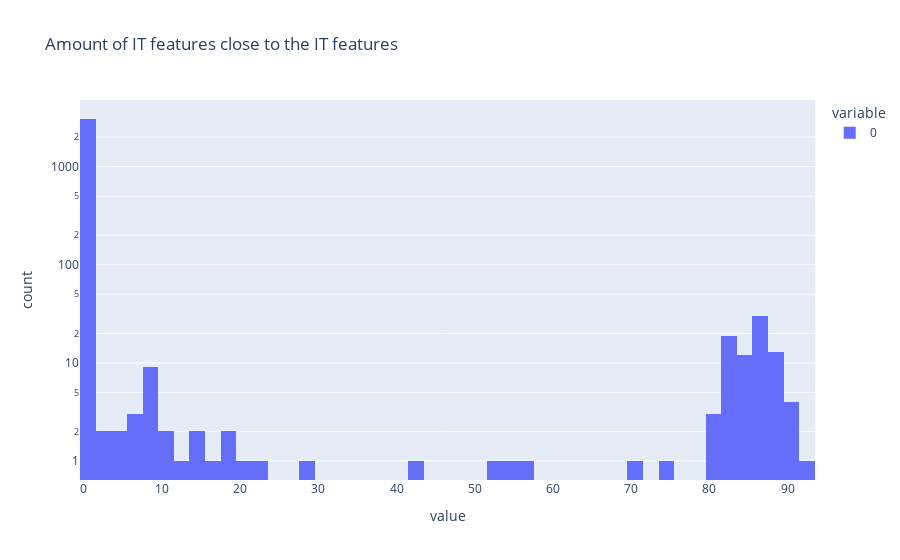

Notebook code for this chart:
### Markdown cell above
## IT-IT

### Code cell
treshold = 0.9
# show heatmap with cosine between features from base and instruct
it_only_decoder_vec = coder.decoder.weight[it_model_index][only_it_feature_indices]
cos_sim_it_it = compute_chunked_cosine_similarity(
    it_only_decoder_vec, it_only_decoder_vec, 10
)
above_treshold_count = (cos_sim_it_it > treshold).sum(dim=1) - 1

assert cos_sim_it_it.shape == (
    len(only_it_feature_indices),
    len(only_it_feature_indices),
)
fig = px.histogram(
    above_treshold_count.tolist(),
    title="Amount of IT features close to the IT features",
    log_y=True,
    labels={"x": "Amount of similar IT features", "y": "IT feature count"},
)
fig.show()
treshold = 0.9
mask = (cos_sim_it_it > treshold) & ~(th.eye(cos_sim_it_it.shape[0], dtype=th.bool))
indicies = th.where(mask)
sort_idx = th.argsort(cos_sim_it_it[mask], descending=True)
row_idx = indicies[0][sort_idx]
col_idx = indicies[1][sort_idx]
print(f"found {len(row_idx) // 2} pairs with cosine similarity > {treshold} with {len(set(row_idx.tolist()) | set(col_idx.tolist()))} features")
for row, col in zip(row_idx, col_idx):
    assert row != col
    if row > col:
        print(
            f"IT only 1: {only_it_feature_indices[row]}, IT only 2: {only_it_feature_indices[col]}, Cosine similarity: {cos_sim_it_it[row, col].item()}"
        )

import networkx as nx
import matplotlib.pyplot as plt
from matplotlib.widgets import Cursor

# Create a graph
G = nx.Graph()

# Add edges for cosine similarity greater than 0.9
for row, col in zip(row_idx, col_idx):
    if cos_sim_it_it[row, col].item() > 0.9:
        G.add_edge(only_it_feature_indices[row].item(), only_it_feature_indices[col].item(), weight=cos_sim_it_it[row, col].item())

# Draw the graph
plt.figure(figsize=(12, 12))
pos = nx.spring_layout(G, k=0.001)  # positions for all nodes
nx.draw_networkx_nodes(G, pos, node_size=100)
nx.draw_networkx_edges(G, pos, width=1.0, alpha=0.5)
nx.draw_networkx_labels(G, pos, font_size=12)

# Add interactive cursor

plt.title("Interactive Graph of IT Features with Cosine Similarity > 0.9")
plt.axis('off')  # Turn off the axis
plt.show()

### Figure 1 — Plotly figure (JSON) as saved in the notebook; plotly's stock layout.template omitted (floating-point values rounded to 4 significant figures; data arrays with more than 128 entries replaced by an {"elided": "..."} marker saying what was removed)
{"data": [{"alignmentgroup": "True", "bingroup": "x", "hovertemplate": "variable=0<br>value=%{x}<br>count=%{y}<extra></extra>", "legendgroup": "0", "marker": {"color": "#636efa", "pattern": {"shape": ""}}, "name": "0", "offsetgroup": "0", "orientation": "v", "showlegend": true, "type": "histogram", "x": {"elided": "3176 int values"}, "xaxis": "x", "yaxis": "y"}], "layout": {"barmode": "relative", "legend": {"title": {"text": "variable"}, "tracegroupgap": 0}, "title": {"text": "Amount of IT features close to the IT features"}, "xaxis": {"anchor": "y", "domain": [0, 1], "title": {"text": "value"}}, "yaxis": {"anchor": "x", "domain": [0, 1], "title": {"text": "count"}, "type": "log"}}}
